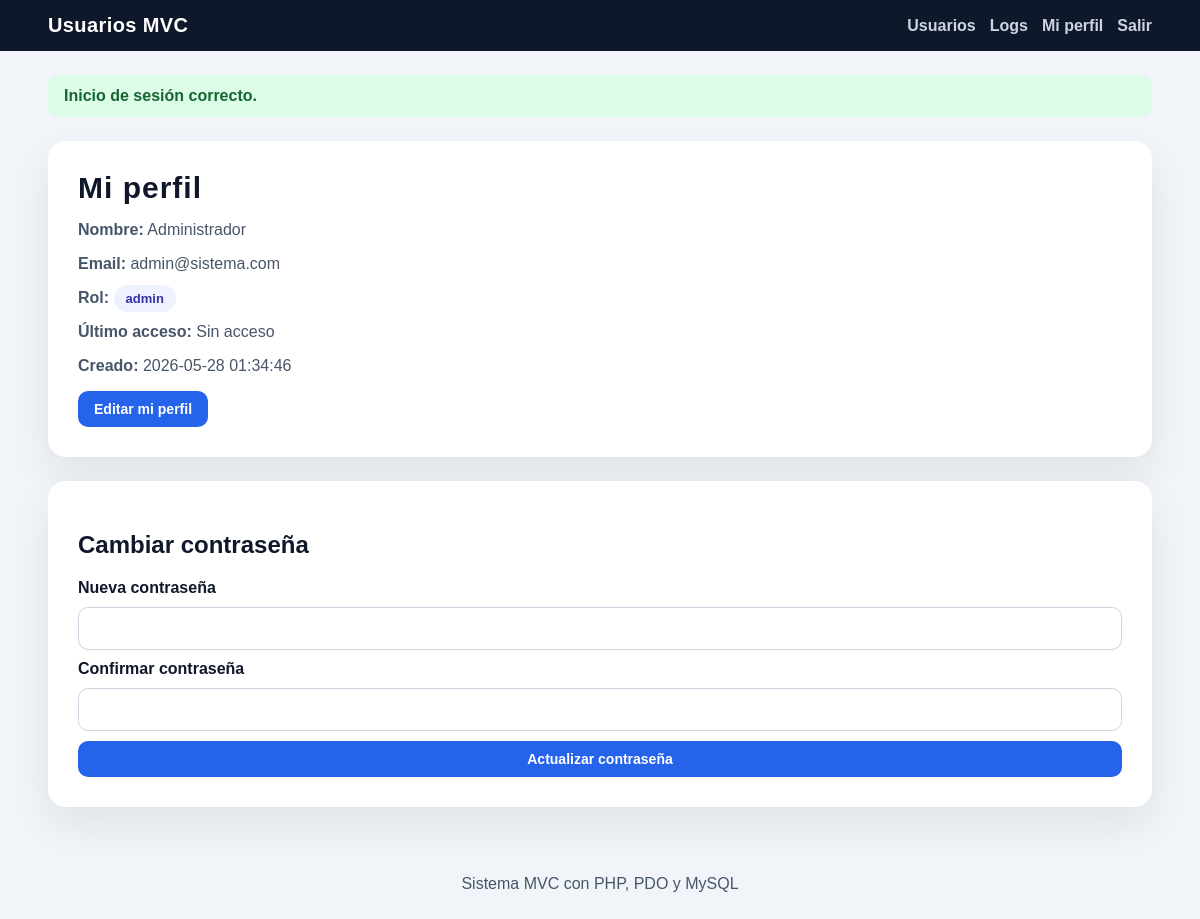
The page /index.php?action=perfil (signed in) on the database its author committed.
### tables this page shows
CREATE TABLE IF NOT EXISTS usuarios (
  id INT AUTO_INCREMENT PRIMARY KEY,
  nombre VARCHAR(100) NOT NULL,
  email VARCHAR(100) UNIQUE NOT NULL,
  password VARCHAR(255) NOT NULL,
  rol ENUM('admin', 'user') DEFAULT 'user',
  activo BOOLEAN DEFAULT TRUE,
  ultimo_acceso DATETIME NULL,
  created_at TIMESTAMP DEFAULT CURRENT_TIMESTAMP,
  updated_at TIMESTAMP DEFAULT CURRENT_TIMESTAMP ON UPDATE CURRENT_TIMESTAMP
);

### controllers/UsuarioController.php (called while the page is built, shortened)
<?php
require_once __DIR__ . '/../models/Usuario.php';
class UsuarioController {
    private Usuario $usuarioModel;
    public function __construct() {
        $this->usuarioModel = new Usuario();
    }
    public function perfil(): void {
        $usuario = $this->usuarioModel->getById((int)$_SESSION['user']['id']);
        require __DIR__ . '/../views/usuarios/perfil.php';
    }
}

### config/Database.php (called while the page is built)
<?php
class Database {
    private static ?Database $instance = null;
    private PDO $connection;
    private string $host = 'localhost';
    private string $dbName = 'usuarios_mvc';
    private string $username = 'root';
    private string $password = '';
    private string $charset = 'utf8mb4';
    private function __construct() {
        $dsn = "mysql:host={$this->host};dbname={$this->dbName};charset={$this->charset}";
        $options = [
            PDO::ATTR_ERRMODE => PDO::ERRMODE_EXCEPTION,
            PDO::ATTR_DEFAULT_FETCH_MODE => PDO::FETCH_ASSOC,
            PDO::ATTR_EMULATE_PREPARES => false,
        ];
        try {
            $this->connection = new PDO($dsn, $this->username, $this->password, $options);
        } catch (PDOException $e) {
            die('Error de conexión: ' . htmlspecialchars($e->getMessage(), ENT_QUOTES, 'UTF-8'));
        }
    }
    public static function getInstance(): Database {
        if (self::$instance === null) {
            self::$instance = new Database();
        }
        return self::$instance;
    }
    public function getConnection(): PDO {
        return $this->connection;
    }
}

### models/Usuario.php (called while the page is built, shortened)
<?php
require_once __DIR__ . '/../config/Database.php';
class Usuario {
    private PDO $db;
    public function __construct() {
        $this->db = Database::getInstance()->getConnection();
    }
    public function getById(int $id): ?array {
        $stmt = $this->db->prepare("SELECT id, nombre, email, rol, activo, ultimo_acceso, created_at, updated_at FROM usuarios WHERE id = :id LIMIT 1");
        $stmt->execute([':id' => $id]);
        $usuario = $stmt->fetch();
        return $usuario ?: null;
    }
}

### helpers.php (called while the page is built, shortened)
<?php
function e(?string $value): string {
    return htmlspecialchars((string)$value, ENT_QUOTES, 'UTF-8');
}

### views/usuarios/perfil.php (the view)
<?php require __DIR__ . '/../layout/header.php'; ?>
<section class="grid">
    <div class="card">
        <h1>Mi perfil</h1>
        <div class="profile">
            <p><strong>Nombre:</strong> <?= e($usuario['nombre']) ?></p>
            <p><strong>Email:</strong> <?= e($usuario['email']) ?></p>
            <p><strong>Rol:</strong> <span class="badge"><?= e($usuario['rol']) ?></span></p>
            <p><strong>Último acceso:</strong> <?= e($usuario['ultimo_acceso'] ?? 'Sin acceso') ?></p>
            <p><strong>Creado:</strong> <?= e($usuario['created_at']) ?></p>
        </div>
        <a class="btn" href="index.php?action=edit&id=<?= e($usuario['id']) ?>">Editar mi perfil</a>
    </div>
    <div class="card">
        <h2>Cambiar contraseña</h2>
        <form method="POST" action="index.php?action=change_password" class="form">
            <label>Nueva contraseña</label>
            <input type="password" name="new_password" required minlength="6">
            <label>Confirmar contraseña</label>
            <input type="password" name="confirm_password" required minlength="6">
            <button class="btn" type="submit">Actualizar contraseña</button>
        </form>
    </div>
</section>
<?php require __DIR__ . '/../layout/footer.php'; ?>

### assets/css/style.css (style rules this page uses)
* { box-sizing: border-box; }
body { margin: 0; font-family: Arial, Helvetica, sans-serif; background: #f1f5f9; color: #0f172a; }
.form { display: flex; flex-direction: column; gap: 10px; }
.form label { font-weight: 600; color: #0f172a; }
.card { background: #ffffff; border-radius: 18px; padding: 30px; box-shadow: 0 18px 40px rgba(15, 23, 42, 0.08); margin-top: 24px; }
h1 { margin: 0 0 12px; font-size: 30px; letter-spacing: 1px; }
p { color: #475569; }
input, select { width: 100%; padding: 12px 14px; border: 1px solid #cbd5e1; border-radius: 10px; font-size: 15px; }
.btn { display: inline-block; padding: 10px 16px; border-radius: 10px; text-decoration: none; font-weight: 700; border: none; cursor: pointer; font-size: 14px; background: #2563eb; color: #ffffff; }
.badge { background: #eef2ff; color: #3730a3; padding: 6px 12px; border-radius: 999px; font-size: 13px; font-weight: 700; }

### rows shown on the page
usuarios: nombre "Administrador", email "admin@sistema.com", rol "admin", ultimo_acceso "Sin acceso", created_at "2026-05-28 01:34:46"

### other values the page prints
$flash['message'] "Inicio de sesión correcto."
